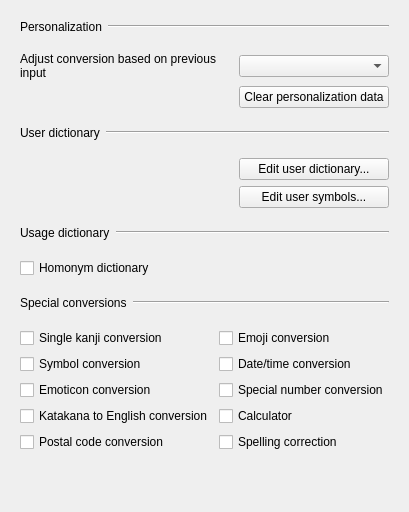
       <widget class="QWidget" name="dictionaryTab">
        <attribute name="title">
         <string>Dictionary</string>
        </attribute>
        <layout class="QVBoxLayout" name="dictionaryTabLayout">
         <property name="spacing">
          <number>0</number>
         </property>
         <item>
          <widget class="QFrame" name="personalizationHeader">
           <property name="frameShape">
            <enum>QFrame::Shape::NoFrame</enum>
           </property>
           <property name="class" stdset="0">
            <string>setting-group-header</string>
           </property>
           <layout class="QHBoxLayout" name="horizontalLayout_8">
            <item>
             <widget class="QLabel" name="label">
              <property name="text">
               <string>Personalization</string>
              </property>
             </widget>
            </item>
            <item>
             <widget class="Line" name="line">
              <property name="sizePolicy">
               <sizepolicy hsizetype="MinimumExpanding" vsizetype="Fixed">
                <horstretch>0</horstretch>
                <verstretch>0</verstretch>
               </sizepolicy>
              </property>
              <property name="orientation">
               <enum>Qt::Orientation::Horizontal</enum>
              </property>
              <property name="class" stdset="0">
               <string>setting-group-line</string>
              </property>
             </widget>
            </item>
           </layout>
          </widget>
         </item>
         <item>
          <widget class="QFrame" name="personalizationGroup">
           <property name="frameShape">
            <enum>QFrame::Shape::NoFrame</enum>
           </property>
           <property name="class" stdset="0">
            <string>setting-group-layout</string>
           </property>
           <layout class="QGridLayout" name="gridLayout_5">
            <item row="1" column="1">
             <widget class="QPushButton" name="clearUserHistoryButton">
              <property name="text">
               <string>Clear personalization data</string>
              </property>
             </widget>
            </item>
            <item row="0" column="0">
             <widget class="QLabel" name="label_7">
              <property name="text">
               <string>Adjust conversion based on previous input</string>
              </property>
              <property name="wordWrap">
               <bool>true</bool>
              </property>
             </widget>
            </item>
            <item row="0" column="1">
             <widget class="QComboBox" name="historyLearningLevelComboBox">
              <property name="minimumSize">
               <size>
                <width>150</width>
                <height>0</height>
               </size>
              </property>
             </widget>
            </item>
            <item row="1" column="0">
             <spacer name="horizontalSpacer_2">
              <property name="orientation">
               <enum>Qt::Orientation::Horizontal</enum>
              </property>
              <property name="sizeHint" stdset="0">
               <size>
                <width>40</width>
                <height>20</height>
               </size>
              </property>
             </spacer>
            </item>
           </layout>
          </widget>
         </item>
         <item>
          <widget class="QFrame" name="userDictionaryHeader">
           <property name="frameShape">
            <enum>QFrame::Shape::NoFrame</enum>
           </property>
           <property name="class" stdset="0">
            <string>setting-group-header</string>
           </property>
           <layout class="QHBoxLayout" name="horizontalLayout_14">
            <item>
             <widget class="QLabel" name="label_6">
              <property name="text">
               <string>User dictionary</string>
              </property>
             </widget>
            </item>
            <item>
             <widget class="Line" name="line_6">
              <property name="sizePolicy">
               <sizepolicy hsizetype="MinimumExpanding" vsizetype="Fixed">
                <horstretch>0</horstretch>
                <verstretch>0</verstretch>
               </sizepolicy>
              </property>
              <property name="orientation">
               <enum>Qt::Orientation::Horizontal</enum>
              </property>
              <property name="class" stdset="0">
               <string>setting-group-line</string>
              </property>
             </widget>
            </item>
           </layout>
          </widget>
         </item>
         <item>
          <widget class="QFrame" name="userDictionaryGroup">
           <property name="frameShape">
            <enum>QFrame::Shape::NoFrame</enum>
           </property>
           <property name="class" stdset="0">
            <string>setting-group-layout</string>
           </property>
           <layout class="QGridLayout" name="gridLayout_6">
            <item row="0" column="1">
             <spacer name="horizontalSpacer">
              <property name="orientation">
               <enum>Qt::Orientation::Horizontal</enum>
              </property>
              <property name="sizeHint" stdset="0">
               <size>
                <width>40</width>
                <height>20</height>
               </size>
              </property>
             </spacer>
            </item>
            <item row="0" column="2">
             <widget class="QPushButton" name="editUserDictionaryButton">
              <property name="sizePolicy">
               <sizepolicy hsizetype="Maximum" vsizetype="Fixed">
                <horstretch>0</horstretch>
                <verstretch>0</verstretch>
               </sizepolicy>
              </property>
              <property name="minimumSize">
               <size>
                <width>150</width>
                <height>0</height>
               </size>
              </property>
              <property name="text">
               <string>Edit user dictionary...</string>
              </property>
             </widget>
            </item>
            <item row="1" column="2">
             <widget class="QPushButton" name="editUserSymbolsButton">
              <property name="sizePolicy">
               <sizepolicy hsizetype="Maximum" vsizetype="Fixed">
                <horstretch>0</horstretch>
                <verstretch>0</verstretch>
               </sizepolicy>
              </property>
              <property name="minimumSize">
               <size>
                <width>150</width>
                <height>0</height>
               </size>
              </property>
              <property name="text">
               <string>Edit user symbols...</string>
              </property>
             </widget>
            </item>
           </layout>
          </widget>
         </item>
         <item>
          <widget class="QFrame" name="usageDictionaryHeader">
           <property name="frameShape">
            <enum>QFrame::Shape::NoFrame</enum>
           </property>
           <property name="class" stdset="0">
            <string>setting-group-header</string>
           </property>
           <layout class="QHBoxLayout" name="horizontalLayout_24">
            <item>
             <widget class="QLabel" name="label_9">
              <property name="text">
               <string>Usage dictionary</string>
              </property>
             </widget>
            </item>
            <item>
             <widget class="Line" name="line_9">
              <property name="sizePolicy">
               <sizepolicy hsizetype="MinimumExpanding" vsizetype="Fixed">
                <horstretch>0</horstretch>
                <verstretch>0</verstretch>
               </sizepolicy>
              </property>
              <property name="orientation">
               <enum>Qt::Orientation::Horizontal</enum>
              </property>
              <property name="class" stdset="0">
               <string>setting-group-line</string>
              </property>
             </widget>
            </item>
           </layout>
          </widget>
         </item>
         <item>
          <widget class="QFrame" name="usageDictionaryGroup">
           <property name="frameShape">
            <enum>QFrame::Shape::NoFrame</enum>
           </property>
           <property name="class" stdset="0">
            <string>setting-group-layout</string>
           </property>
           <layout class="QGridLayout" name="gridLayout_12">
            <item row="0" column="0">
             <widget class="QCheckBox" name="localUsageDictionaryCheckBox">
              <property name="text">
               <string>Homonym dictionary</string>
              </property>
             </widget>
            </item>
            <item row="0" column="1">
             <spacer name="horizontalSpacer_5">
              <property name="orientation">
               <enum>Qt::Orientation::Horizontal</enum>
              </property>
              <property name="sizeHint" stdset="0">
               <size>
                <width>20</width>
                <height>20</height>
               </size>
              </property>
             </spacer>
            </item>
           </layout>
          </widget>
         </item>
         <item>
          <widget class="QFrame" name="specialConversionHeader">
           <property name="frameShape">
            <enum>QFrame::Shape::NoFrame</enum>
           </property>
           <property name="class" stdset="0">
            <string>setting-group-header</string>
           </property>
           <layout class="QHBoxLayout" name="horizontalLayout_22">
            <item>
             <widget class="QLabel" name="specialConversionLabel">
              <property name="text">
               <string>Special conversions</string>
              </property>
             </widget>
            </item>
            <item>
             <widget class="Line" name="specialConversionLine">
              <property name="sizePolicy">
               <sizepolicy hsizetype="MinimumExpanding" vsizetype="Fixed">
                <horstretch>0</horstretch>
                <verstretch>0</verstretch>
               </sizepolicy>
              </property>
              <property name="orientation">
               <enum>Qt::Orientation::Horizontal</enum>
              </property>
              <property name="class" stdset="0">
               <string>setting-group-line</string>
              </property>
             </widget>
            </item>
           </layout>
          </widget>
         </item>
         <item>
          <widget class="QFrame" name="specialConversionsGroup">
           <property name="frameShape">
            <enum>QFrame::Shape::NoFrame</enum>
           </property>
           <property name="class" stdset="0">
            <string>setting-group-layout</string>
           </property>
           <layout class="QGridLayout" name="gridLayout_3">
            <item row="0" column="0">
             <widget class="QCheckBox" name="singleKanjiConversionCheckBox">
              <property name="text">
               <string>Single kanji conversion</string>
              </property>
             </widget>
            </item>
            <item row="1" column="0">
             <widget class="QCheckBox" name="symbolConversionCheckBox">
              <property name="text">
               <string>Symbol conversion</string>
              </property>
             </widget>
            </item>
            <item row="2" column="0">
             <widget class="QCheckBox" name="emoticonConversionCheckBox">
              <property name="text">
               <string>Emoticon conversion</string>
              </property>
             </widget>
            </item>
            <item row="3" column="0">
             <widget class="QCheckBox" name="t13nConversionCheckBox">
              <property name="text">
               <string>Katakana to English conversion</string>
              </property>
             </widget>
            </item>
            <item row="4" column="0">
             <widget class="QCheckBox" name="zipcodeConversionCheckBox">
              <property name="text">
               <string>Postal code conversion</string>
              </property>
             </widget>
            </item>
            <item row="4" column="1">
             <widget class="QCheckBox" name="spellingCorrectionCheckBox">
              <property name="text">
               <string>Spelling correction</string>
              </property>
             </widget>
            </item>
            <item row="3" column="1">
             <widget class="QCheckBox" name="calculatorCheckBox">
              <property name="text">
               <string>Calculator</string>
              </property>
             </widget>
            </item>
            <item row="2" column="1">
             <widget class="QCheckBox" name="numberConversionCheckBox">
              <property name="text">
               <string>Special number conversion</string>
              </property>
             </widget>
            </item>
            <item row="1" column="1">
             <widget class="QCheckBox" name="dateConversionCheckBox">
              <property name="text">
               <string>Date/time conversion</string>
              </property>
             </widget>
            </item>
            <item row="0" column="1">
             <widget class="QCheckBox" name="emojiConversionCheckBox">
              <property name="text">
               <string>Emoji conversion</string>
              </property>
             </widget>
            </item>
           </layout>
          </widget>
         </item>
         <item>
          <spacer name="dictionaryTabBottomSpacer">
           <property name="orientation">
            <enum>Qt::Orientation::Vertical</enum>
           </property>
           <property name="sizeHint" stdset="0">
            <size>
             <width>20</width>
             <height>40</height>
            </size>
           </property>
          </spacer>
         </item>
        </layout>
       </widget>
